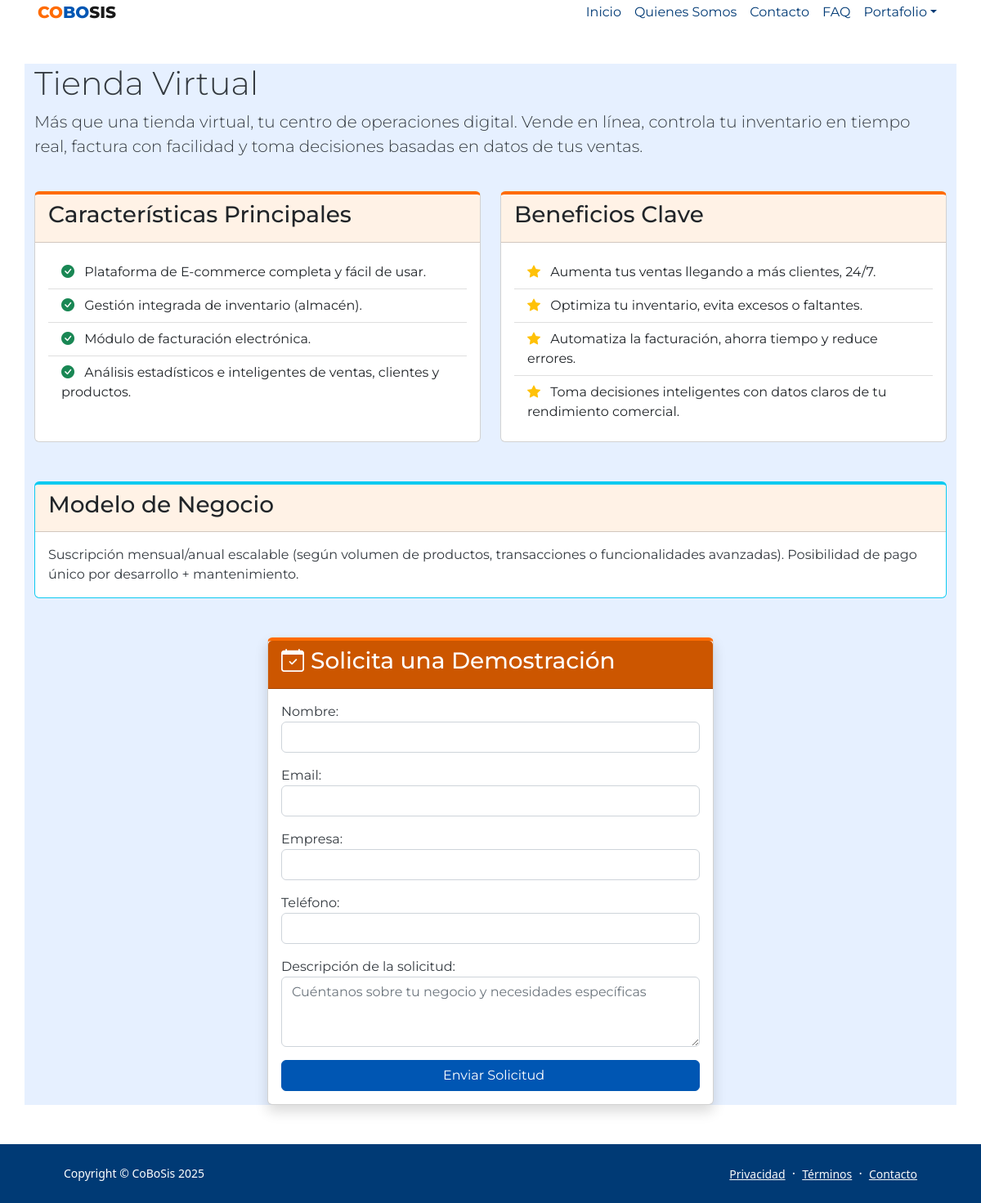
Page /productos/productos/tienda-virtual/ on the committed database.
### productos/models.py (models this page shows, shortened)
class Productos(models.Model):
    nombre = models.CharField(max_length=100)
    slug = models.SlugField(max_length=100, unique=True,
                            help_text='Valor único de cada producto creado a partir del nombre',
                            verbose_name = "Código URL")
    slogan = models.TextField(max_length=250)
    descripcion = models.TextField(max_length=350)
    caracteristicas = models.TextField(help_text="Lista de características separadas por punto y coma")
    beneficios = models.TextField(help_text="Lista de beneficios separados por punto y coma")
    modelo_negocio = models.TextField()
    images = models.ImageField(upload_to='productos_images', null=True, blank=True, verbose_name = "Logo o imagen")
    servicio = models.BooleanField(default=False, verbose_name = "Servicio")
    destacado = models.BooleanField(default=True, verbose_name = "Destacar en Front")
    def features_list(self):
        return self.caracteristicas.split(';')
    def benefits_list(self):
        return self.beneficios.split(';')

### productos/views.py (the view)
# urls.py: path('productos/<slug:slug>/', views.product_detail, name='detalle_prod'),
def product_detail(request, slug):
    product = get_object_or_404(Productos, slug=slug)
    if request.method == 'POST':
        form = DemoRequestForm(request.POST)
        if form.is_valid():
            demo_request = form.save(commit=False)
            demo_request.product = product
            demo_request.save()
            return render(request, 'demo_thankyou.html', {'product': product})
    else:
        form = DemoRequestForm()
    context = {
        'product': product,
        'form': form,
        'features': product.features_list(),
        'benefits': product.benefits_list()
    }
    return render(request, 'product_detail.html', context)

### productos/forms.py
class DemoRequestForm(forms.ModelForm):
    class Meta:
        model = DemoRequest
        fields = ['name', 'email', 'company', 'phone', 'message']
        widgets = {
            'message': forms.Textarea(attrs={
                'rows': 3,
                'placeholder': 'Cuéntanos sobre tu negocio y necesidades específicas'
            })
        }
    def __init__(self, *args, **kwargs):
        super().__init__(*args, **kwargs)
        for field in self.fields:
            self.fields[field].widget.attrs['class'] = 'form-control'

### templates/product_detail.html (shortened to what this page needs)
{% extends 'base.html' %}
{% block content %}
<div class="container my-5" style="background-color: #e6f0ff; font-family: Montserrat;">
    <div class="row mb-4">
        <div class="col-lg-12">
            <h1 class="display-6">{{ product.nombre }}</h1>
            <p class="lead">{{ product.descripcion }}</p>
        </div>
    </div>
    <div class="row mb-5">
        <div class="col-md-6">
            <div class="card h-100">
                <div class="card-header text-dark" style="background: #fff2e6;">
                    <h3>Características Principales</h3>
                </div>
                <div class="card-body">
                    <ul class="list-group list-group-flush">
                        {% for feature in features %}
                        <li class="list-group-item">
                            <i class="bi bi-check-circle-fill text-success me-2"></i>
                            {{ feature|safe }}
                        </li>
                        {% endfor %}
                    </ul>
                </div>
            </div>
        </div>
        <div class="col-md-6">
            <div class="card h-100">
                <div class="card-header text-dark" style="background: #fff2e6;">
                    <h3>Beneficios Clave</h3>
                </div>
                <div class="card-body">
                    <ul class="list-group list-group-flush">
                        {% for benefit in benefits %}
                        <li class="list-group-item">
                            <i class="bi bi-star-fill text-warning me-2"></i>
                            {{ benefit|safe }}
                        </li>
                        {% endfor %}
                    </ul>
                </div>
            </div>
        </div>
    </div>
    <div class="row mb-5">
        <div class="col-12">
            <div class="card border-info">
                <div class="card-header text-dark" style="background: #fff2e6;">
                    <h3>Modelo de Negocio</h3>
                </div>
                <div class="card-body">
                    <p class="card-text">{{ product.modelo_negocio }}</p>
                </div>
            </div>
        </div>
    </div>
    <div class="row">
        <div class="col-lg-6 mx-auto">
            <div class="card shadow">
                <div class="card-header text-white" style="background: #cc5600;">
                    <h3><i class="bi bi-calendar-check me-2"></i>Solicita una Demostración</h3>
                </div>
                <div class="card-body">
                    <form method="post">
                        {{ form.as_p }}
                        <button type="submit" class="btn btn-primary w-100">
                            Enviar Solicitud
                        </button>
                    </form>
                </div>
            </div>
        </div>
    </div>
</div>
{% endblock %}

### rows in the picture
Productos: nombre "Tienda Virtual", descripcion "Más que una tienda virtual, tu centro de operaciones digital. Vende en línea, controla tu inventario en tiempo real, factura con facilidad y toma decisiones basadas en datos de tus ventas.", modelo_negocio "Suscripción mensual/anual escalable (según volumen de productos, transacciones o funcionalidades avanzadas). Posibilidad de pago único por desarrollo + mantenimiento."

### other values in the picture
{{ feature|safe }} "Plataforma de E-commerce completa y fácil de usar." "Gestión integrada de inventario (almacén)." "Módulo de facturación electrónica." "Análisis estadísticos e inteligentes de ventas, clientes y productos."
{{ benefit|safe }} "Aumenta tus ventas llegando a más clientes, 24/7." "Optimiza tu inventario, evita excesos o faltantes." "Automatiza la facturación, ahorra tiempo y reduce errores." "Toma decisiones inteligentes con datos claros de tu rendimiento comercial."
